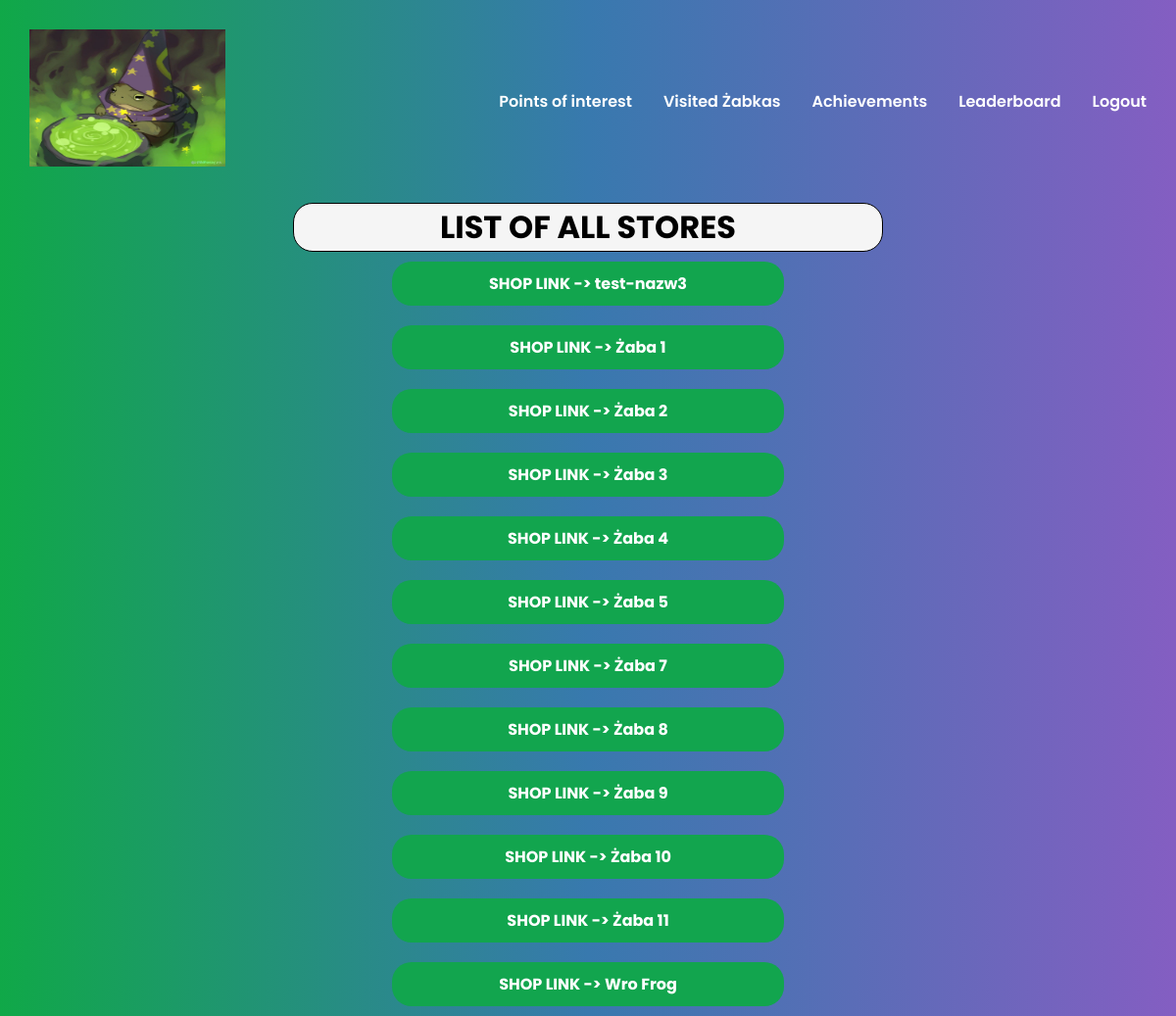
Screenshot of /stores/ (signed in) with the database file from the repository.
### get_all_frogs/models.py (models this page shows)
class Zabka(models.Model):
    localization = models.CharField(max_length=200, blank=False, null=True)
    token = models.CharField(max_length=10, blank=False, null=True, default=generate_token)
    name = models.CharField(max_length=10, blank=False, null=True)
    created_at = models.DateTimeField(auto_now_add=True)

### forum/views.py (the view)
# urls.py: path('stores/', store_list, name='store-list'),
def store_list(request):
    if request.user.is_authenticated:
        stores = Zabka.objects.all()
        return render(request, 'store_list.html', {'stores': stores})
    return render(request, 'pages/home.html')

### forum/templates/store_list.html (shortened to what this page needs)
{% extends 'index.html' %}
{% block content %}
<center>
<h1 class="header">LIST OF ALL STORES</h1>
{% for store in stores %}
<div class="store-list">
    <p><li><a href="{% url 'store-detail' store.id %}">SHOP LINK -> {{ store.name }}</a></li></p>
</div>
{% endfor %}
</center>
{% endblock %}

### mystaticfiles/style.css (style rules this page uses)
* { margin: 0; padding: 0; font-family: 'Poppins', sans-serif; }
body { min-height: 100vh; opacity: 0; background: linear-gradient(90deg, #10a848, #3879ae,#845EC2); transition: opacity 3s; display: flex; flex-direction: column; }

### forum/templates/store_list.html (style rules this page uses)
.store-list { list-style-type: none; padding: 0; }
.store-list li { min-width: 30%; display: inline-block; max-width: 60%; margin: 10px; background-color: #12a54e; color: white; border-radius: 20px; padding: 10px 20px; transition: background-color 0.3s; cursor: pointer; }
.store-list li a { text-decoration: none; color: white; font-weight: bold; }
.header { min-width: 50%; max-width: 50%; border: 1px solid black; background-color: whitesmoke; border-radius: 20px; color: black; }

### rows the page displays
Zabka: name "test-nazw3"
Zabka: name "Żaba 1"
Zabka: name "Żaba 2"
Zabka: name "Żaba 3"
Zabka: name "Żaba 4"
Zabka: name "Żaba 5"
Zabka: name "Żaba 7"
Zabka: name "Żaba 8"
Zabka: name "Żaba 9"
Zabka: name "Żaba 10"
Zabka: name "Żaba 11"
Zabka: name "Wro Frog"
